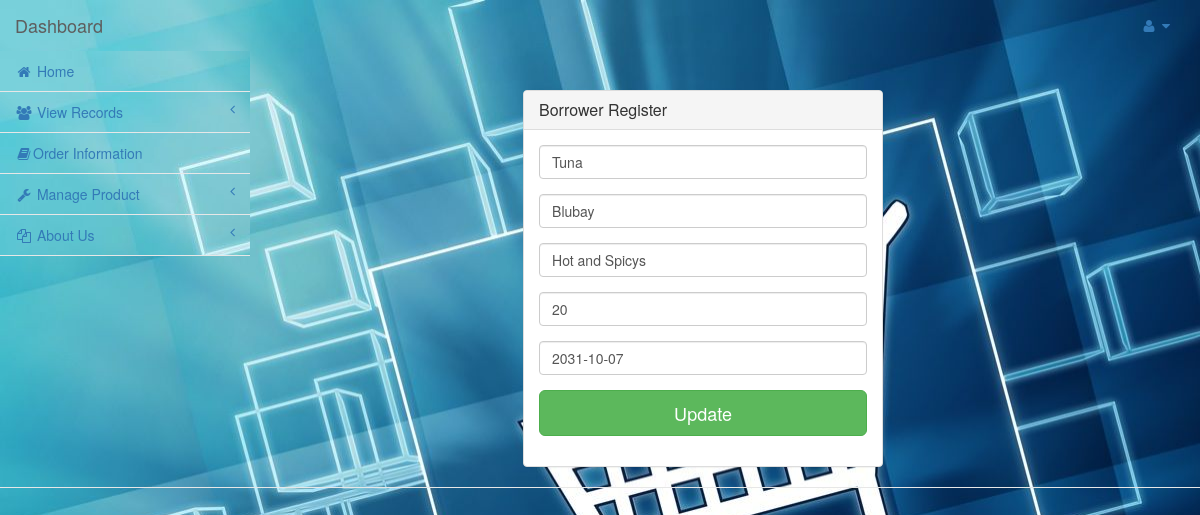
/admin/update_product.php?update=7, run on the app's committed database.
### tables this page shows
CREATE TABLE `product_tbl` (
  `shop_id` int(11) NOT NULL,
  `product` varchar(100) NOT NULL,
  `name` varchar(100) NOT NULL,
  `description` varchar(100) NOT NULL,
  `quantity` int(11) NOT NULL,
  `expiry_date` date NOT NULL
);

### admin/update_product.php (the view, shortened to what this page needs)
<!DOCTYPE html>
<html lang="en">
<?php
include'connect.php';
?>
<head>
    <link href="../vendor/bootstrap/css/bootstrap.min.css" rel="stylesheet">
    <link href="../vendor/metisMenu/metisMenu.min.css" rel="stylesheet">
    <link href="../dist/css/sb-admin-2.css" rel="stylesheet">
    <link href="../vendor/font-awesome/css/font-awesome.min.css" rel="stylesheet" type="text/css">
</head>
<body style="background-image: url('images/shops.jpg')">
<div id="wrapper">
<?php
	if (isset($_GET['update'])){
		$fetch = "SELECT * FROM product_tbl WHERE shop_id='".$_GET['update']."'";
		$sql = mysqli_query($conn,$fetch);
		$rest = mysqli_fetch_array($sql);
	}
?>
<nav class="navbar navbar-default navbar-static-top" role="navigation" style="background-image: url('images/shops.jpg')">
    <div class="navbar-header">
        <a class="navbar-brand" href="home.php">Dashboard</a>
    </div>
    <ul class="nav navbar-top-links navbar-right">
        <li class="dropdown">
            <a class="dropdown-toggle" data-toggle="dropdown" href="#">
                <i class="fa fa-user fa-fw"></i> <i class="fa fa-caret-down"></i>
            </a>
        </li>
    </ul>
    <?php
    include 'dashboard.php';
    ?>
    </div>
    <form method="post" action="">
    <div id="wrapper" style="background-image: url('images/shops.jpg')">
        <div class="container">
        <div class="row">
            <div class="col-md-4 col-md-offset-4">
                <div class="login-panel panel panel-default">
                    <div class="panel-heading">
                        <h3 class="panel-title">Borrower Register</h3>
                    </div>
                    <div class="panel-body">
                        <form role="form">
                            <fieldset>
                                <div class="form-group">
                                    <input class="form-control" placeholder="Your product" name="txtproduct" type="text" value="<?php echo $rest['product']; ?>">
                                </div>
                                <div class="form-group">
                                    <input class="form-control" placeholder="Name of the product" name="txtname" type="text" value=<?php echo $rest['name']; ?>>
                                </div>
                                <div class="form-group">
                                    <input class="form-control" placeholder="Your age" name="txtdescription" type="text" value="<?php echo $rest['description']; ?>">
                                </div>
                                <div class="form-group">
                                    <input class="form-control" placeholder="Enter quantity" name="txtquantity" type="text" value="<?php echo $rest['quantity']; ?>">
                                </div>
                                <div class="form-group">
                                    <input class="form-control" placeholder="Enter date" name="txtdate" type="text" value="<?php echo $rest['expiry_date']; ?>">
                                </div>
                                <div class="form-group">
                                <input type="submit" name="update" value="Update" class="btn btn-lg btn-success btn-block">
                                </div>
                                </div>
                        </form>
                    </div>
</body>
</html>

### data on the page
product_tbl: txtproduct "Tuna", txtname "Blubay", txtdescription "Hot and Spicys", txtquantity "20", txtdate "2031-10-07"
